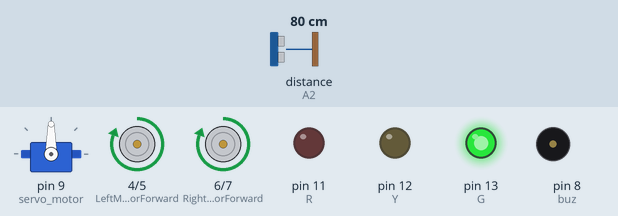
Bench run of a sketch on a simulated Arduino Uno, built with avr-gcc and run on an emulated ATmega328P. Parts: servo, motor-driver pin pairs drawn as motors (green arrow = first pin HIGH = forward, orange = second pin HIGH = backward, longer = more drive), output pins drawn as LEDs (lit = HIGH), buzzer (waves = sounding, pin HIGH). The inputs (shaded band) are chosen by the test bench; at power-on: distance to the obstacle (sensor on A2) 80 cm. The echo pulse lasts 58.3 µs per cm.

Above: at 4.0 s.
4.1 s: distance to the obstacle (sensor on A2) set to 45 cm
5.6 s: distance to the obstacle (sensor on A2) set to 37 cm
At 7.6 s:
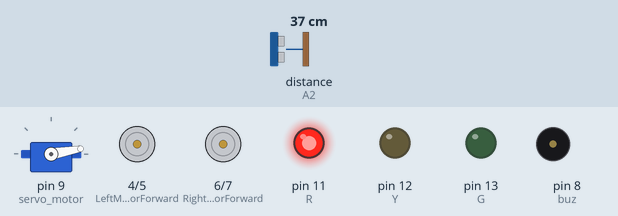
8.6 s: distance to the obstacle (sensor on A2) set to 60 cm
At 9.7 s:
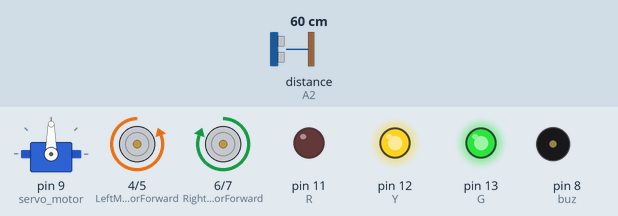
11.4 s: distance to the obstacle (sensor on A2) set to 2 cm
At 14.3 s:
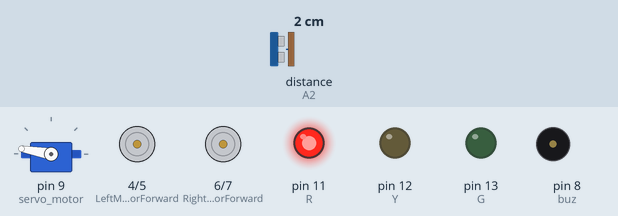
14.4 s: distance to the obstacle (sensor on A2) set to 120 cm
At 14.75 s:
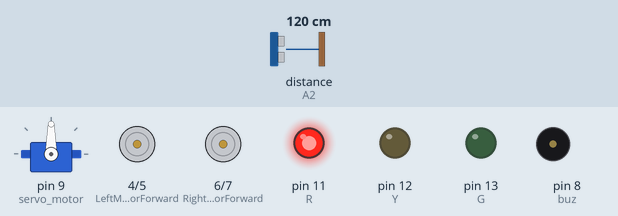
Timing chart, 0 to 17.4 s (numbered marks = the images above; inputs shaded):
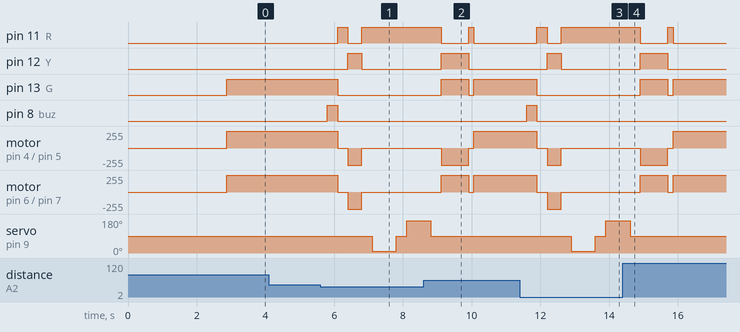

Measured:
- the behaviour switches between 41 and 40 cm on distance to the obstacle (sensor on A2) (found by bisection; images 0 and 1)
- after the input at 4.1 s, every drawn part: stays the same
- after the input at 5.6 s, pin 11 (R): LOW → HIGH after 0.50 s, → LOW 0.30 s later, → HIGH 0.40 s later; pin 12 (Y): LOW → HIGH after 0.80 s, → LOW 0.40 s later
- after the input at 8.6 s, pin 12 (Y): goes on until 9.9 s, then stays LOW; pin 8 (buz): stays LOW (without the input it goes to HIGH after 1.5 s)
- after the input at 11.4 s, pin 11 (R): LOW → HIGH after 0.50 s, → LOW 0.30 s later, → HIGH 0.40 s later; pin 12 (Y): LOW → HIGH after 0.80 s, → LOW 0.40 s later
- after the input at 14.4 s, pin 12 (Y): goes on until 15.7 s, then stays LOW; pin 8 (buz): stays LOW (without the input it goes to HIGH after 1.5 s); servo on pin 9 (servo_motor): goes on until 14.6 s, then stays 90°

The sketch:

Arduino_avoid_RCrobot.ino
```cpp
#include <Servo.h>        // Include Servo Library
#include <NewPing.h>      // Include Newping Library

// L298N Control Pins
const int LeftMotorForward = 4;
const int LeftMotorBackward = 5;
const int RightMotorForward = 6;
const int RightMotorBackward = 7;
const int R=11;
const int Y=12;
const int G=13;
const int buz=8;

#define TRIGGER_PIN  A1  // Arduino pin tied to trigger pin on the ultrasonic sensor.
#define ECHO_PIN     A2  // Arduino pin tied to echo pin on the ultrasonic sensor.
#define MAX_DISTANCE 250 // Maximum distance we want to ping for (in centimeters). Maximum sensor distance is rated at 250cm.

Servo servo_motor;  // Servo's name
NewPing sonar(TRIGGER_PIN, ECHO_PIN, MAX_DISTANCE); // NewPing setup of pins and maximum distance.

boolean goesForward = false;
int distance = 100;

void setup()
{
  // Set L298N Control Pins as Output
  pinMode(RightMotorForward, OUTPUT);
  pinMode(LeftMotorForward, OUTPUT);
  pinMode(LeftMotorBackward, OUTPUT);
  pinMode(RightMotorBackward, OUTPUT);
  pinMode(R, OUTPUT);
  pinMode(Y, OUTPUT);
  pinMode(G, OUTPUT);
  pinMode(buz,OUTPUT);

  servo_motor.attach(9);   // Attachs the servo on pin 9 to servo object.
  servo_motor.write(90);   // Set at 115 degrees.
  delay(2000);              // Wait for 2s.
  distance = readPing();    // Get Ping Distance.
  delay(100);               // Wait for 100ms.
  distance = readPing();
  delay(100);
  distance = readPing();
  delay(100);
  distance = readPing();
  delay(100);
}

void loop()
{
  int distanceRight = 0;
  int distanceLeft = 0;
  delay(50);


  if (distance <= 40)
  {
    digitalWrite(buz,HIGH);
    delay(300);
    digitalWrite(buz,LOW);
    digitalWrite(R,HIGH);
    digitalWrite(Y,HIGH);
    digitalWrite(G,HIGH);
    moveStop();
    delay(300);
    moveBackward();
    delay(400);
    moveStop();
    delay(300);
    distanceRight = lookRight();
    delay(300);
    distanceLeft = lookLeft();
    delay(300);


    if (distanceRight >= distanceLeft)
    {

      turnRight();
      delay(800);
      moveStop();
    }
    else
    {

      turnLeft();

      delay(800);
      moveStop();
    }

  }
  else
  {
    digitalWrite(buz,LOW);
    moveForward();

  }

  distance = readPing();
}

int lookRight()     // Look Right Function for Servo Motor
{
  servo_motor.write(10);
  delay(500);
  int distance = readPing();
  delay(100);
  servo_motor.write(90);
  return distance;
}

int lookLeft()      // Look Left Function for Servo Motor
{
  servo_motor.write(170);
  delay(500);
  int distance = readPing();
  delay(100);
  servo_motor.write(90);
  return distance;
}

int readPing()      // Read Ping Function for Ultrasonic Sensor.
{
  delay(100);                 // Wait 100ms between pings (about 20 pings/sec). 29ms should be the shortest delay between pings.
  int cm = sonar.ping_cm();   //Send ping, get ping distance in centimeters (cm).
  if (cm==0)
  {
    cm=250;
  }
  return cm;
}

void moveStop()       // Move Stop Function for Motor Driver.
{
  digitalWrite(R,HIGH);
  digitalWrite(Y,LOW);
  digitalWrite(G,LOW);
  digitalWrite(RightMotorForward, LOW);
  digitalWrite(RightMotorBackward, LOW);
  digitalWrite(LeftMotorForward, LOW);
  digitalWrite(LeftMotorBackward, LOW);
}

void moveForward()    // Move Forward Function for Motor Driver.
{
    digitalWrite(R,LOW);
    digitalWrite(Y,LOW);
    digitalWrite(G,HIGH);
    digitalWrite(RightMotorForward, HIGH);
    digitalWrite(RightMotorBackward, LOW);
    digitalWrite(LeftMotorForward, HIGH);
    digitalWrite(LeftMotorBackward, LOW);
}

void moveBackward()   // Move Backward Function for Motor Driver.
{
  digitalWrite(R,LOW);
  digitalWrite(Y,HIGH);
  digitalWrite(G,LOW);
  digitalWrite(RightMotorForward, LOW);
  digitalWrite(RightMotorBackward, HIGH);
  digitalWrite(LeftMotorForward, LOW);
  digitalWrite(LeftMotorBackward, HIGH);
}

void turnRight()      // Turn Right Function for Motor Driver.
{
  digitalWrite(R,LOW);
  digitalWrite(Y,HIGH);
  digitalWrite(G,HIGH);
  digitalWrite(RightMotorForward, LOW);
  digitalWrite(RightMotorBackward, HIGH);
  digitalWrite(LeftMotorForward, HIGH);
  digitalWrite(LeftMotorBackward, LOW);
}

void turnLeft()       // Turn Left Function for Motor Driver.
{
  digitalWrite(R,LOW);
  digitalWrite(Y,HIGH);
  digitalWrite(G,HIGH);
  digitalWrite(RightMotorForward, HIGH);
  digitalWrite(RightMotorBackward, LOW);
  digitalWrite(LeftMotorForward, LOW);
  digitalWrite(LeftMotorBackward, HIGH);
}
```
